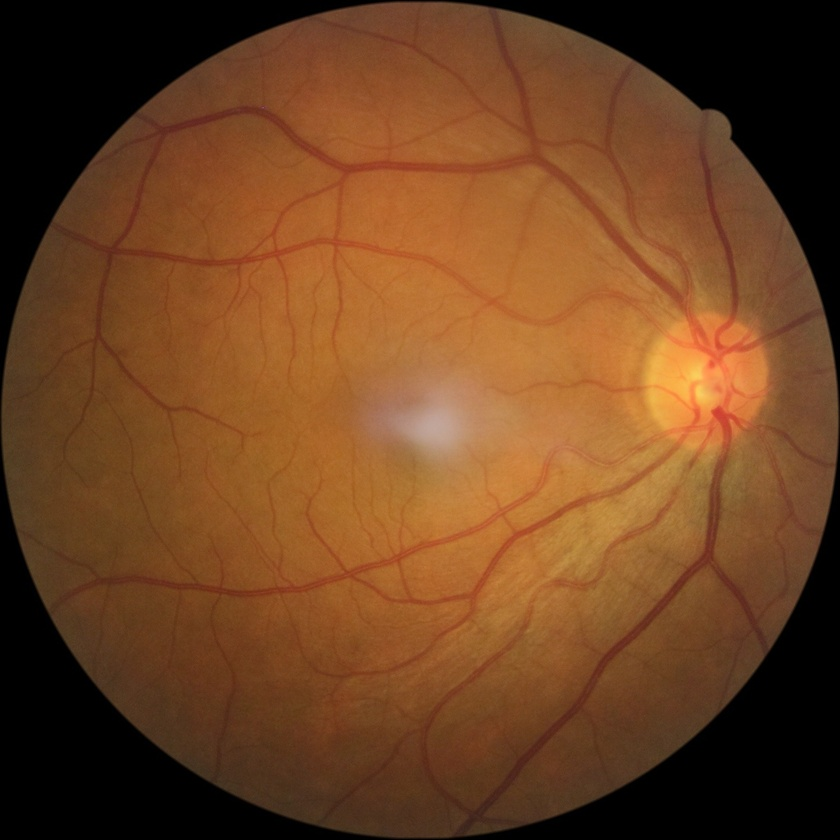
#> input picture Alg/data/disc/test/image/BINRUSHED1_image2.jpg, 840 x 840 px, shrunk from 1441 x 1441 before the run, found by its file name; its folder holds only this picture in this run
$ python main_multiple.py
#> lines starting #> are read from the running program, lines starting #| are printed output that depends on the picture
### Alg/calc_pixel_values.py
import numpy as np
from PIL import Image

def calc_pixel_values(img):
    image_array = np.array(img, dtype=np.uint8)
    img_base = Image.fromarray(image_array)

    pixel_values = list(img_base.getdata())

    if (type(pixel_values[0]) != tuple):
        list_pixels = list()
        for i in pixel_values:
            list_pixels.append(tuple([i]))
        pixel_values = list_pixels
    return pixel_values

### Alg/find_pixel_position.py
from calc_pixel_values import calc_pixel_values


def find_pixel_position(vector_color, range, img):
    img = calc_pixel_values(img)
    positions = []
    for color in vector_color:
        for i, position in enumerate(img):
            if ((position[0] >= color[0] and position[0] <= color[0] + range)
            and (position[1] >= color[1] and position[1] <= color[1] + range)
            and (position[2] >= color[2] and position[2] <= color[2] + range)):
                positions.append(i)
    return set(positions)

### Alg/informations_to_image.py
from calc_pixel_values import calc_pixel_values


def informations_to_image(img):
    width, height = img.size
    pixel_values = calc_pixel_values(img)
    qtd_pixels = len(pixel_values)
    dimensions = len(pixel_values[0])
    return width, height, dimensions, pixel_values

### Alg/otimize_img.py
import numpy as np
from informations_to_image import informations_to_image


def otimize_img(positions, img_base, increment, decrement):
    width, height, dimensions, pixel_values = informations_to_image(img_base)
    img_process = np.zeros((height, width, dimensions), dtype=np.uint8)
    for h in range(height):
        for w in range(width):
            pixel = list(pixel_values[width*h + w])
            if width*h + w in positions:
                  pixel[0] = pixel[0] + increment
                  pixel[1] = pixel[1] + increment
                  pixel[2] = pixel[2] + increment

                  if(pixel[0] > 255):
                    pixel[0] = 255
                  if(pixel[1] > 255):
                    pixel[1] = 255
                  if(pixel[2] > 255):
                    pixel[2] = 255
            else:
                  pixel[0] = pixel[0] - decrement
                  pixel[1] = pixel[1] - decrement
                  pixel[2] = pixel[2] - decrement

                  if(pixel[0] < 0):
                    pixel[0] = 0
                  if(pixel[1] < 0):
                    pixel[1] = 0
                  if(pixel[2] < 0):
                    pixel[2] = 0

            img_process[h, w] = tuple(pixel)
    return img_process

### Alg/get_pixels_in_circle.py
from math import sqrt
from informations_to_image import informations_to_image


def get_pixels_in_circle(image, percentage_radius):
    width, height, dimensions, pixel_values = informations_to_image(image)
    x0 = int(width/2)
    y0 = int(height/2)
    radius = ((width+height) / 4) * percentage_radius/100
    circle_indices = []
    for x in range(width):
        for y in range(height):
            dx = x - x0
            dy = y - y0
            distance = sqrt((dx ** 2) + (dy ** 2))
            if distance <= radius:
                circle_indices.append((x, y))
    return circle_indices

### Alg/image_circle.py
import numpy as np
from informations_to_image import informations_to_image
from get_pixels_in_circle import get_pixels_in_circle

def image_circle(image, percentage_radius):
    pos = get_pixels_in_circle(image, percentage_radius)
    width, height, dimensions, pixel_values = informations_to_image(image)
    img_process = np.zeros((height, width, dimensions), dtype=np.uint8)
    for i in pos:
      pixel = list(pixel_values[width*i[0] + i[1]])
      img_process[i[0], i[1]] = tuple(pixel)
    return img_process

### Alg/main_multiple.py
import os
from PIL import Image
import cv2
import numpy as np
from find_pixel_position import find_pixel_position
from image_circle import image_circle
from otimize_img import otimize_img


dir = 'Alg/data/disc/test/image'
#dir = 'Alg/data/disc/train/image'

for i, path in enumerate(os.listdir(dir)):
    print("imagem" + str(i))

    if os.path.isfile(os.path.join(dir, path)):
        image = cv2.imread(os.path.join(dir, path), cv2.IMREAD_UNCHANGED)
#> image is the input picture: shape (840, 840, 3); mean B, G, R 33.8, 66.3, 109.2
        image_blurred = cv2.GaussianBlur(image, (0, 0), 15)
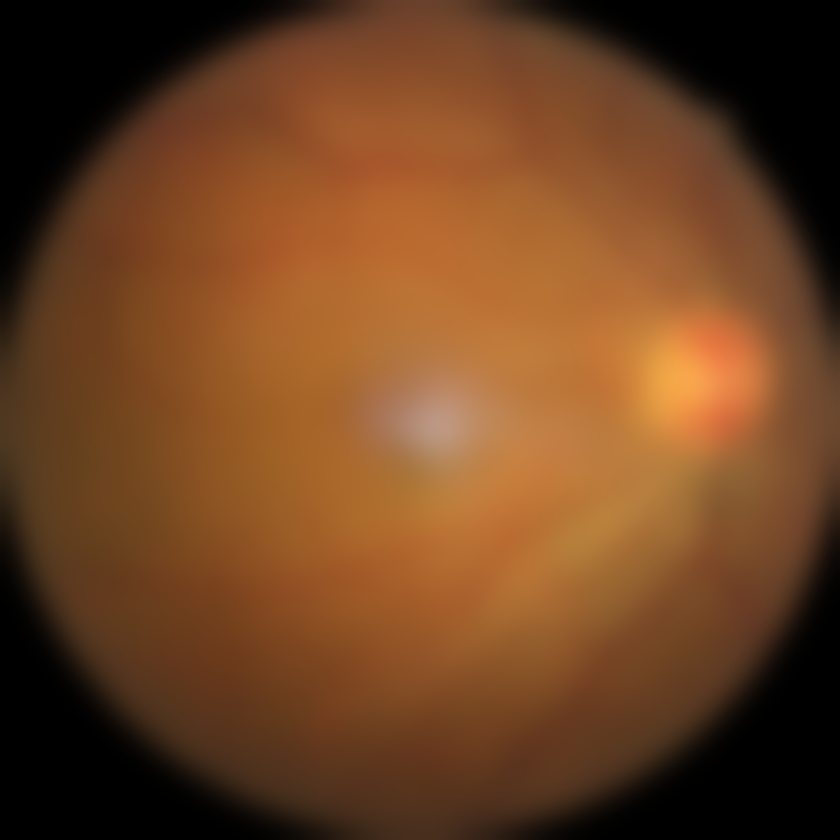
#> image_blurred: shape (840, 840, 3); mean B, G, R 33.9, 66.4, 109.3
        image_processed = cv2.addWeighted(image, 4, image_blurred, -4, 128)
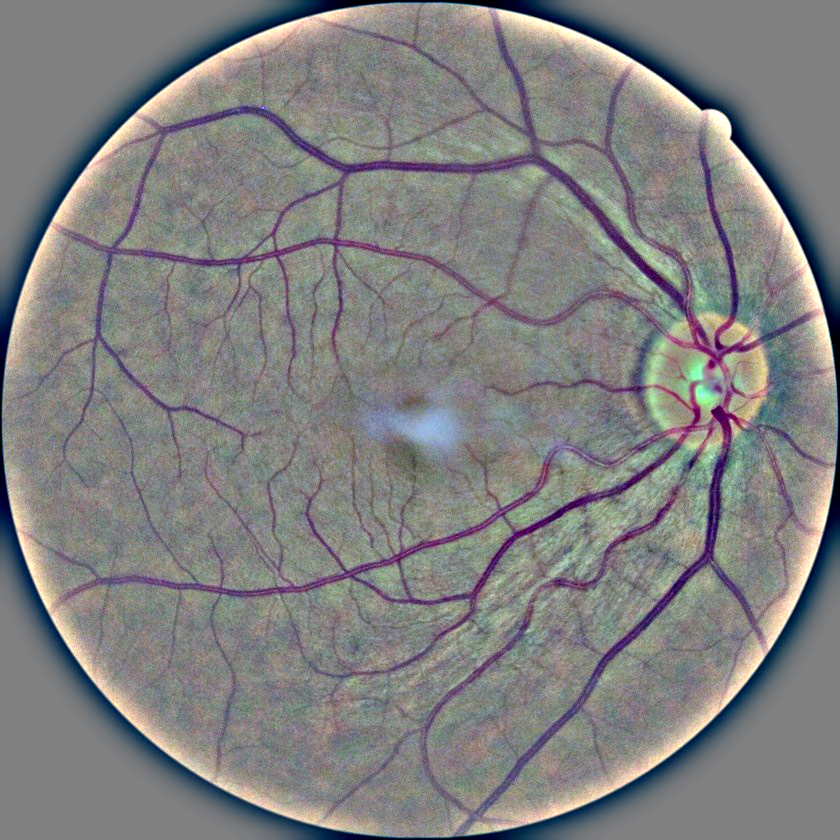
#> image_processed: shape (840, 840, 3); mean B, G, R 128, 128, 128.4

        image = Image.fromarray(image)
        image_processed = Image.fromarray(image_processed)

        positions = find_pixel_position([(50, 20, 60), (0, 0, 0)], 80, image_processed)
#> in calc_pixel_values, `pixel_values = list(img_base.getdata())`: pixel_values = 705600 items
#> positions = 72802 items
        res = otimize_img(positions, image, 300, 0)
#> in informations_to_image, `pixel_values = calc_pixel_values(img)`: pixel_values = 705600 items
#> in informations_to_image, `qtd_pixels = len(pixel_values)`: qtd_pixels = 705600
#> in informations_to_image, `dimensions = len(pixel_values[0])`: dimensions = 3
#> in otimize_img, `width, height, dimensions, pixel_values = informations_to_image(img_ba..`: width = 840; dimensions = 3; pixel_values = 705600 items
#> after the loop in otimize_img, `for h in range(height):`:
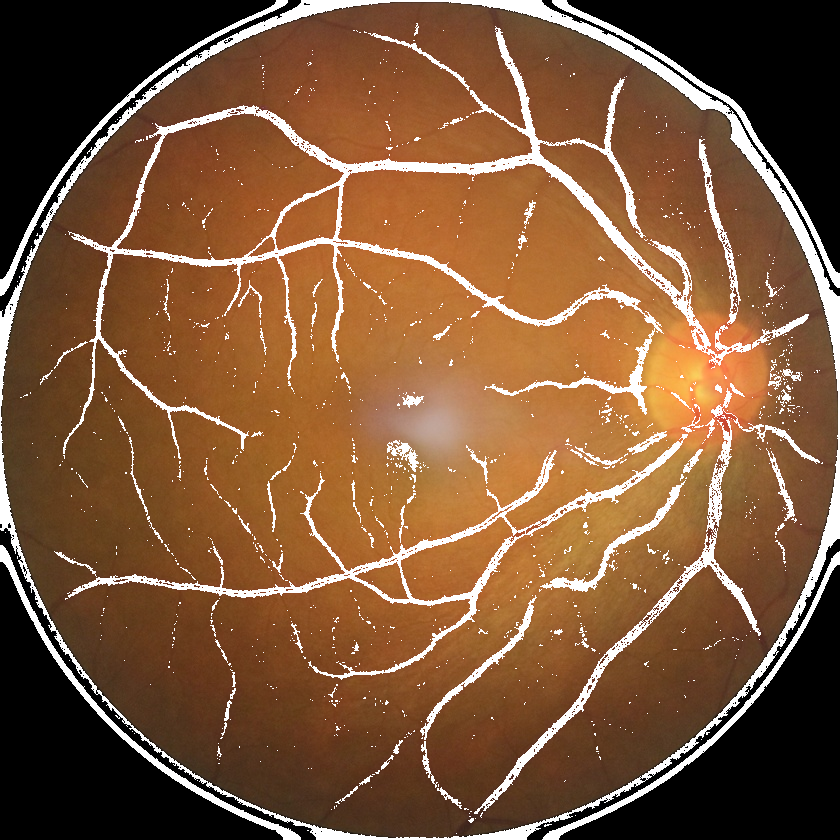
#> img_process: shape (840, 840, 3); mean of channels 0, 1, 2 57.7, 87.7, 126.3; drawn as B, G, R

        image_array = np.array(res, dtype=np.uint8)
        res = Image.fromarray(image_array)

        res = image_circle(res, 98)
#> in get_pixels_in_circle, `width, height, dimensions, pixel_values = informations_to_image(image)`: width = 840; dimensions = 3; pixel_values = 705600 items
#> in get_pixels_in_circle, `x0 = int(width/2)`: x0 = 420
#> in get_pixels_in_circle, `radius = ((width+height) / 4) * percentage_radius/100`: radius = 411.6
#> after the loop in get_pixels_in_circle, `for x in range(width):`: circle_indices = 532257 items
#> in image_circle, `width, height, dimensions, pixel_values = informations_to_image(image)`: width = 840; dimensions = 3; pixel_values = 705600 items
#> the loop in image_circle, `for i in pos:` made 532257 passes
#> (i, pixel) on passes 1 to 3: ((9, 398), [43, 69, 115]), ((9, 399), [45, 71, 117]), ((9, 400), [46, 70, 116])
#> after the loop in image_circle, `for i in pos:`:
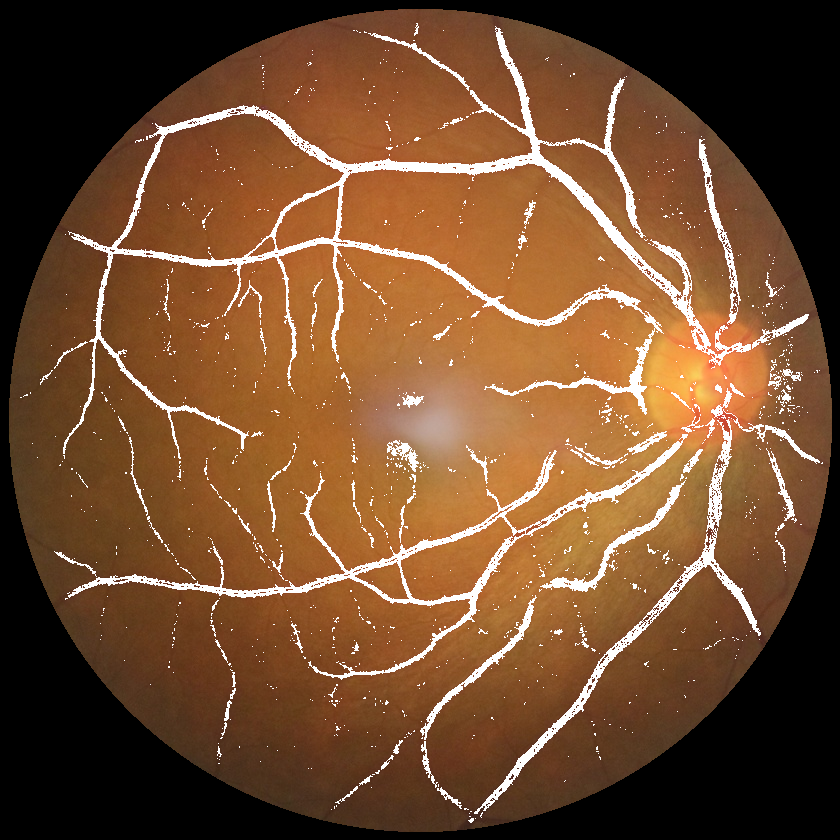
#> img_process: shape (840, 840, 3); mean of channels 0, 1, 2 46.3, 75.8, 113.7; drawn as B, G, R
        cv2.imwrite('Alg/results/process_test/' + path, res)
        #cv2.imwrite('results/process/' + path, res)
